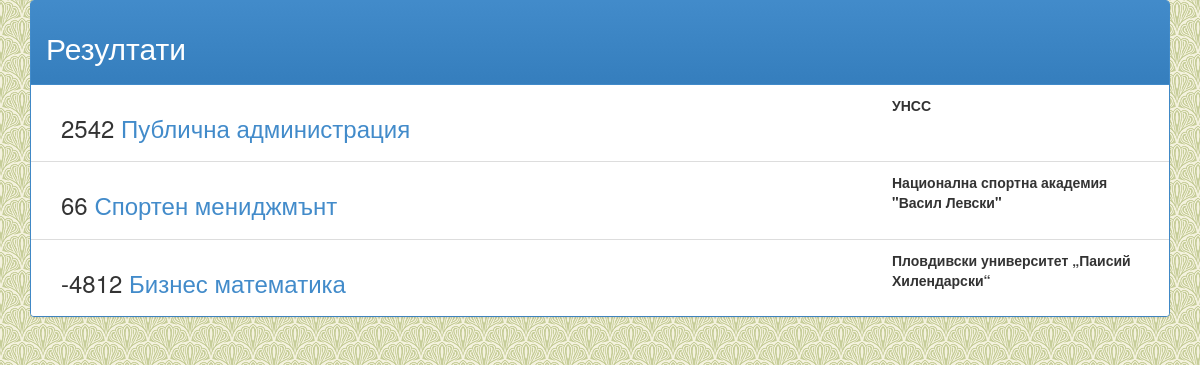
Page /search/21 on the earlier database version.
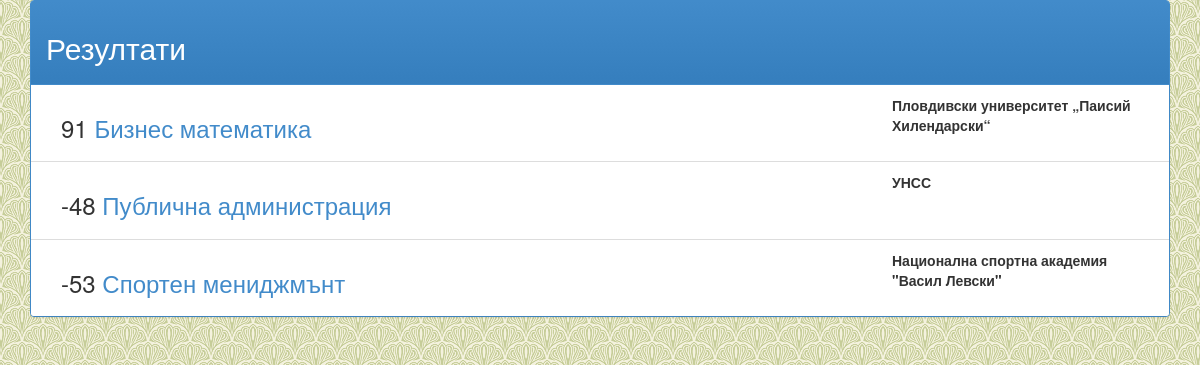
Same page on the later database version.
### default/models.py (models this page shows, shortened)
class Programme(models.Model):
    categories = models.ManyToManyField(
        SpecCategory, related_name='programmes')
    uni = models.ForeignKey(Uni)
    description = models.TextField()
    name = models.CharField(max_length=200)
    def _get_rating(self):
        rating = 0
        for post in self.posts.all():
            rating += post.vote
        return rating
    rating = property(_get_rating)

class Post(models.Model):
    title = models.CharField(max_length=200)
    text = models.TextField()
    category = models.ForeignKey(PostCategory, related_name='posts')
    date = models.DateField(auto_now=True)
    vote = models.IntegerField()
    programme = models.ForeignKey(Programme, related_name='posts')

class Uni(models.Model):
    name = models.CharField(max_length=200)

### default/views.py (the view)
# urls.py: url(r'^search/(?P<id>\d+)$', 'default.views.search_cat_view'),
def search_cat_view(request, id):
    results = models.Programme.objects.filter(categories__id=id)
    results_sorted = _sort_results(results)
    return render(request, 'default/search.html',
                  {'results': results_sorted})

### default/views.py (called while the page is built)
def _sort_results(results):
    results_sorted = sorted(results, key=lambda x: x.rating, reverse=True)
    return results_sorted

### templates/default/search.html
{% extends "default/base.html" %}
{% block content %}
<div class="panel panel-primary">
  <div class="panel-heading">
    <div class="row">
      <div class="col-xs-6 col-xs-3">
        <h2>Резултати</h2>
      </div>
    </div>
  </div>
  <ul class="list-group">
    {% for res in results %}
      <li class="list-group-item row" style="margin-left: 0px; margin-right: 0px;">
        <div class="col-xs-9">
          <h3>{{ res.rating }} <a href="/programme/{{ res.id }}">{{ res.name }}</a></h3>
        </div>
        <div class="col-xs-3">
          <strong>{{ res.uni.name }}</strong>
        </div>
      </li>
    {% endfor %}
  </ul>
</div>
{% endblock %}

Differences in the rows shown:
changed through a linked row, Programme "Бизнес математика": rating "-4812" → "91"; moves up the list
changed through a linked row, Programme "Публична администрация": rating "2542" → "-48"
changed through a linked row, Programme "Спортен мениджмънт": rating "66" → "-53"
